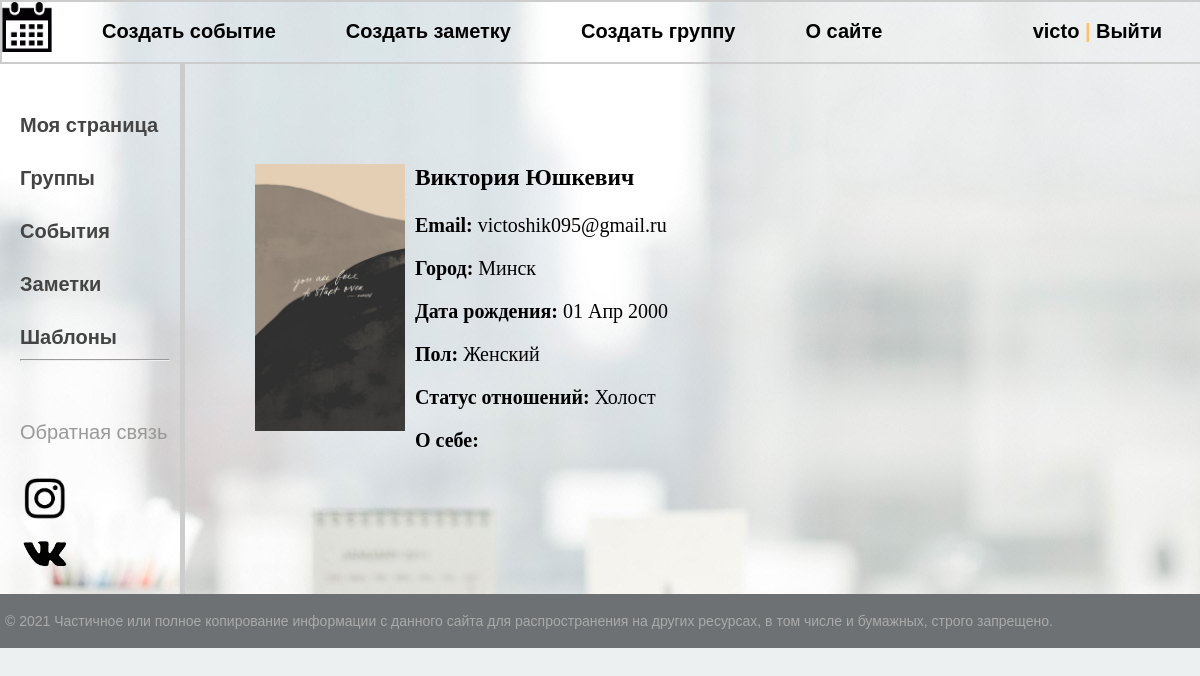
The page /profile/profile/6/ (signed in) on the database its author committed.
### profile_page/models.py (models this page shows, shortened)
class Profile(models.Model):
    user = models.OneToOneField(User, on_delete=models.CASCADE,  default=None, null=False, verbose_name=u"Пользователь", related_name='my_user', primary_key=True,)
    avatar = models.ImageField(verbose_name=u"Аватар", null=True, blank=True, upload_to='avatar/%Y/%m/%d/')
    bio = models.TextField(max_length=500, blank=True, null=True, verbose_name=u"О себе")
    city = models.CharField(max_length=30, blank=True, null=True, verbose_name=u"Город")
    birth_date = models.DateField(null=True, blank=True, verbose_name=u"Дата рождения")
    gender = models.CharField(max_length=10, verbose_name=u"Пол", choices=GENDER_CHOICES, default="male")
    relationship = models.CharField(max_length=20, verbose_name=u"Статус отношений", choices=REL_CHOICES, default="none")
    class Meta:
        verbose_name = 'Пользователь'
        verbose_name_plural = 'Пользователи'
        ordering = ['birth_date']

### profile_page/views.py (the view)
# urls.py: path('profile/<int:pk>/', views.AnotherProfile.as_view(), name='profile_detail'),
class AnotherProfile(DataMixin, DetailView):
    model = Profile
    template_name = 'another_profile.html'
    def get_context_data(self, *, object_list=None, **kwargs):
        context = super().get_context_data(**kwargs)
        c_def = self.get_user_context(title='Пользователь')
        return context | c_def

### gl/utils.py (called while the page is built)
    def get_user_context(self, **kwargs):
        context = kwargs
        user_menu = menu.copy()
        if not self.request.user.is_authenticated:
            user_menu.pop(0)
            user_menu.pop(0)
            user_menu.pop(0)
        context['menu'] = user_menu
        return context

### profile_page/Templates/another_profile.html (shortened to what this page needs)
{% extends 'base.html' %}
{% block content %}
{% if profile.avatar %}
                    <div><p><img class="img-article-left thumb" src="{{ profile.avatar.url }}"></p></div>
{% else %}
                    <div><img src="/static/images/profile_121261.png" width="150" height="80"></div>
{% endif %}
                   <h3>{{ profile.user.first_name }} {{ profile.user.last_name }}</h3>
                    <p><b>Email:</b> {{ user.email }}</p>
{% if profile.city != None %}
                    <p><b>Город:</b> {{ profile.city }}</p>
{% else %}
                    <p><b>Город:</b> Не выбрано</p>
{% endif %}
{% if profile.birth_date != None %}
                    <p><b>Дата рождения:</b> {{ profile.birth_date|date:"d M Y" }}</p>
{% else %}
                    <p><b>Дата рождения:</b> Не выбрано</p>
{% endif %}
                    <p><b>Пол:</b> {{ profile.get_gender_display }}</p>
                    <p><b>Статус отношений:</b> {{ profile.get_relationship_display }}</p>
{% if profile.bio != None %}
                    <p><b>О себе:</b>{{ profile.bio|linebreaks }}</p>
{% endif %}
            </div>
{% endblock %}

### gl/Templates/base.html (shortened to what this page needs)
{% load static %}
{% load gl_tags %}
<!DOCTYPE html>
<html>
<head>
	<link type="text/css" href="{% static '/css/styles.css' %}" rel="stylesheet" />
</head>
<body>
<table class="table-page" border=0 cellpadding="0" cellspacing="0">
<tr><td valign=top>
{% block mainmenu %}
		<div class="header">
			<ul id="mainmenu" class="mainmenu">
			<li class="logo"><a href="{% url 'index' %}"><div class="logo">
				<img src="/static/images/calendar.png" width="50" height="50">
			</div></a></li>
{% if request.user.is_authenticated %}
{% for m in menu %}
			<b><li><a href="{% url m.url_name %}">{{m.title}}</a></li></b>
{% endfor %}
{% endif %}
				{% if request.user.is_authenticated %}
				<b><li class="last"><a href="{% url 'profile' %}">{{ user.username }}</a> | <a href="{% url 'logout' %}">Выйти</a></li></b>
				{% else %}
				<b><li class="last"><a href="{% url 'register' %}">Регистрация</a> | <a href="{% url 'login' %}">Войти</a></li></b>
				{% endif %}
			</ul>
		</div>
{% endblock mainmenu %}
<table class="table-content" border=0 cellpadding="0" cellspacing="0">
<tr>
	{% if request.user.is_authenticated %}
	<td valign="top" class="left-chapters">
	<ul id="leftchapters">
		<b><li ><a href="{% url 'profile' %}">Моя страница</a></li>
		<li ><a href="{% url 'group' %}">Группы</a></li>
		<li ><a href="{% url 'event' %}">События</a></li>
		<li><a href="{% url 'note' %}">Заметки</a></li>
		<li><a href="{% url 'templates' %}">Шаблоны</a></li></b>
		<hr>
		<li class="share">
		<p>Обратная связь</p>
		<a class="share-yt" href="https://www.instagram.com/vi.cat.oshik/?hl=ru" target="_blank" rel="nofollow">
			<img src="/static/images/insta.jpg" width="50" height="50">
		</a>
			<a class="share-yt" href="https://vk.com/victoshik_paranoya" target="_blank" rel="nofollow">
			<img src="/static/images/kisspng-social-media-computer-icons-vkontakte-football-player-5ac196a4c8cd66.6182565415226364528225.png" width="50" height="50">
		</a>
		</li>
	</ul>
</td>
{% endif %}
<td valign="top" class="content">
	<div class="content-text">
{% block content %}
{% endblock %}
{% if request.user.is_authenticated %}
</td></tr></table>
</td></tr>
{% endif %}
<tr><td valign=top>
	<div id="footer">
		<p>&copy; 2021 Частичное или полное копирование информации с данного сайта для распространения на других ресурсах, в том числе и бумажных, строго запрещено.</p>
	</div>
</td></tr></table>
</body>
</html>

### gl/static/css/styles.css (style rules this page uses)
html, body { font-family: 'Arial'; color: #444; margin: 0; padding: 0; background-size: cover; background: url(../images/fon14.png) center; background-repeat: repeat; }
a { color: #0059b2; text-decoration: none; }
img { max-width: 600px; height: auto; }
img.img-article-left { max-width: 300px; height: auto; float: left; padding: 0 10px 10px 0; }
img.img-article-left.thumb { max-width: 150px; height: auto; }
.table-page { width: 100%; height: 100%; vertical-align: top; }
.table-page tr { height: 100%; }
.header { width: 100%; height: 10%; border: 2px solid #ccc; background-size: cover; color: #000080 }
.logo { background: url('../images/logo.png') no-repeat 10px 5px; width: 70px; height: 60px; }
ul.mainmenu { list-style: none; margin: 0; padding: 0; height: 60px; color: #fdc073; font-size: 20px; overflow: hidden; }
ul.mainmenu li { float: left; margin: 18px 40px 0 30px; }
ul.mainmenu li.logo { margin: 0; }
ul.mainmenu li.last { float: right; }
ul.mainmenu li a { color: #000; text-decoration: none; }
.table-content { width: 100%; min-height: 100%; height: 100%; }
.left-chapters { margin: 0; border-right: 5px solid #ccc; min-height: 100%; }
.left-chapters ul { width: 150px; min-height: 100%; margin: 0; padding: 20px 10px 10px 20px; list-style: none; font-size: 20px; }
.left-chapters ul li { margin: 30px 0 0 0; color: #999; }
.left-chapters ul li a { color: #444; text-decoration: none; }
.left-chapters ul li.share { margin: 60px 0 0 0; }
.left-chapters ul li.share p { margin: 30px 0 30px 0; }
.left-chapters ul li.share a { display: inline-block; width: 40px; height: 40px; margin: 0 20px 0 0; }
.left-chapters ul li.share a.share-yt { width: 100%; height: 30px; background: url('../images/share_yt.png') no-repeat 0 0 }
.content { padding: 40px 20px 20px 40px; width: 100%; box-sizing: border-box; }
.content-text { margin: 60px 0 0 30px; color: #000; font-size: 20px; font-family: Yandex Sans Display Light; }
#footer { box-sizing: border-box; background: #6d7173; padding: 5px; color: #aaa; font-size: 14px; font-family: Verdana, Geneva, Arial, Helvetica; text-align: left; overflow: hidden; }
html { background:#ecf0f1; }

### rows shown on the page
Profile: avatar (picture), user.first_name "Виктория", user.last_name "Юшкевич", city "Минск", birth_date "01 Апр 2000", gender "Женский", relationship "Холост"

### other values the page prints
{{ m.title }} "Создать событие" "Создать заметку" "Создать группу" "О сайте"
{{ user.username }} "victo"
{{ user.email }} "victoshik095@gmail.ru"
